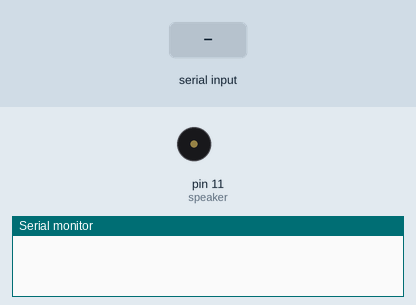
A sketch run on a simulated Arduino Uno, built with avr-gcc and run on an emulated ATmega328P. On the bench: buzzer (waves = sounding), the last lines printed to the serial monitor. The inputs (shaded band) are chosen by the test bench.

Above: at 1.2 s.
1.3 s: "E" received over Serial
At 1.8 s:
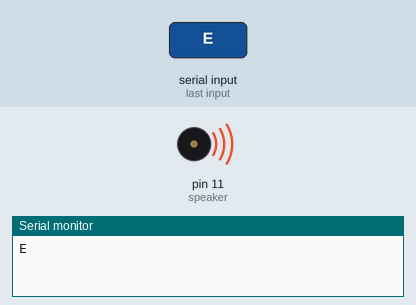
2.8 s: "x" received over Serial
At 4.0 s:
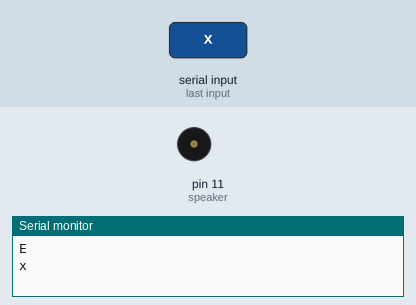
4.3 s: "A" received over Serial
At 5.3 s:
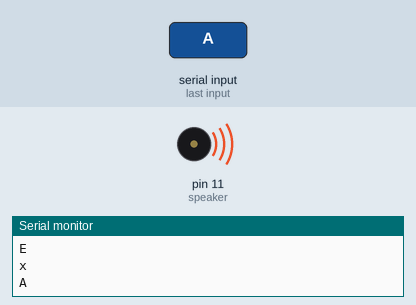
Timing chart, 0 to 7.3 s (numbered marks = the images above; inputs shaded):
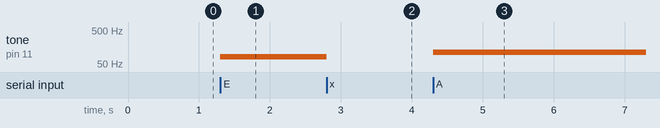

Measured:
- after the input at 1.3 s, tone on pin 11 (speaker): silent → 82 Hz at once
- after the input at 2.8 s, tone on pin 11 (speaker): 82 Hz → silent at once
- after the input at 4.3 s, tone on pin 11 (speaker): silent → 110 Hz at once

The sketch:

sketch_mar26a.ino
```cpp
const int speaker = 11;

// notes
const int E = 82;
const int A = 110;
const int D = 147;
const int G = 196;
const int B = 247;
const int e = 330;

void setup() {
  pinMode(speaker, OUTPUT);
  Serial.begin(9600);
}

void playNote(char c) {
  switch (c) {
    case 'E':
      tone(speaker, E); // E
      break;

    case 'A':
      tone(speaker, A); // A
      break;

    case 'D':
      tone(speaker, D); // D
      break;

    case 'G':
      tone(speaker, G); // G
      break;

    case 'B': case 'H':
      tone(speaker, B); // B
      break;

    case 'e':
      tone(speaker, e); // e
      break;

    case'x': case 'X':
      noTone(speaker);
      break;
  }
}

void loop() {
  if ( Serial.available() > 0) {
    char in = Serial.read();
    Serial.println(in);
    // Serial.println(int (in));
    playNote(in);
  }
}
```
